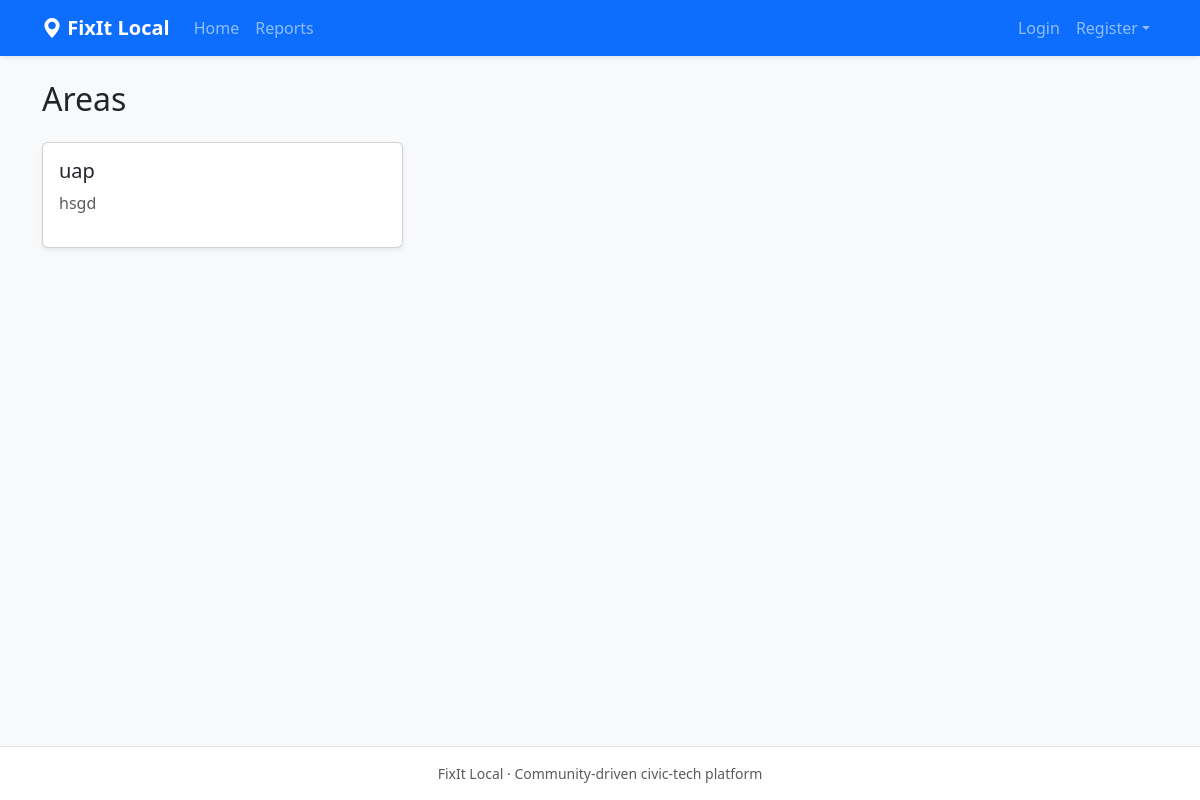
The page /areas/ on the database as committed earlier.
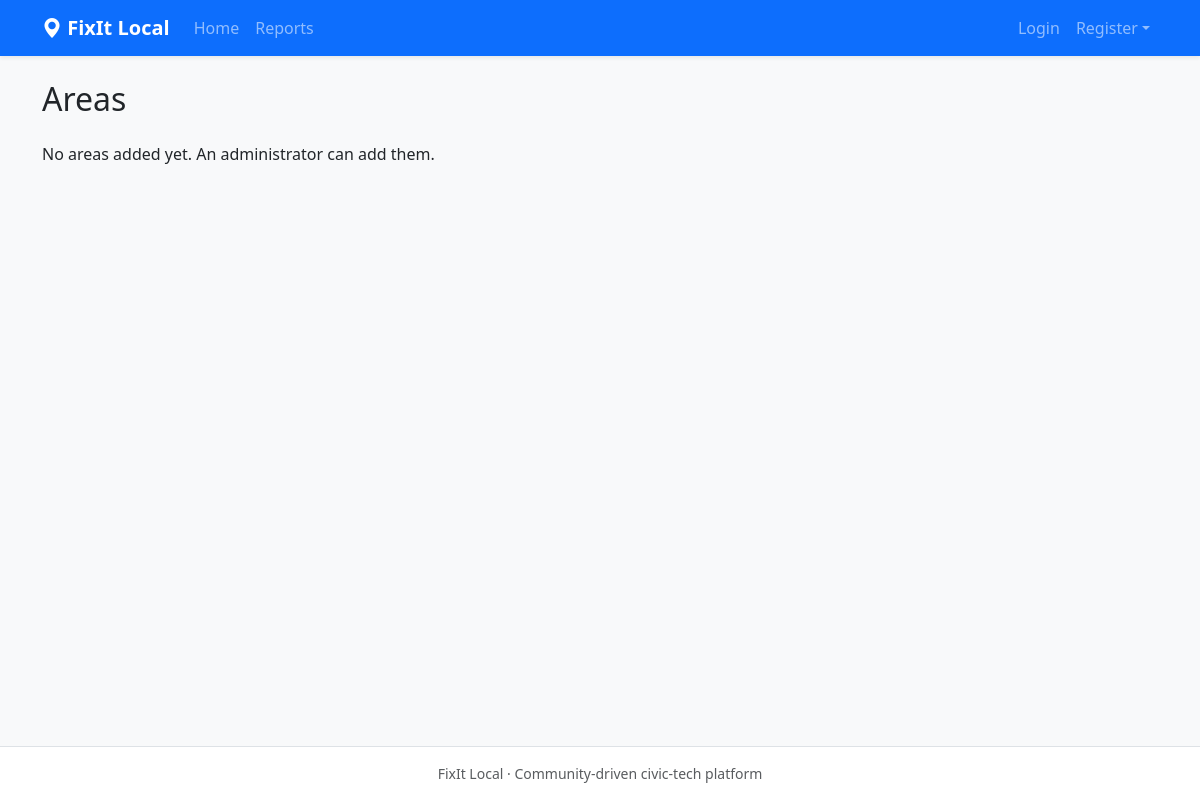
The same page on the database as committed later.
### core/models.py (models this page shows, shortened)
class Area(models.Model):
    name = models.CharField(max_length=100, unique=True)
    description = models.TextField(blank=True)
    center_lat = models.DecimalField(max_digits=9, decimal_places=6, null=True, blank=True)
    center_lng = models.DecimalField(max_digits=9, decimal_places=6, null=True, blank=True)
    class Meta:
        ordering = ['name']

### core/views.py (the view)
# urls.py: path('areas/', views.AreaListView.as_view(), name='areas'),
class AreaListView(ListView):
    model = Area
    template_name = 'core/areas.html'
    context_object_name = 'areas'
    paginate_by = 12

### core/templates/core/areas.html (shortened to what this page needs)
{% extends "base.html" %}
{% block content %}
<h1 class="h2 mb-4">Areas</h1><div class="row g-3">
{% for area in areas %}<div class="col-md-6 col-lg-4"><div class="card h-100 shadow-sm"><div class="card-body"><h2 class="h5">{{ area.name }}</h2><p class="text-muted">{{ area.description|default:'Community area' }}</p></div></div></div>
{% empty %}<p>No areas added yet. An administrator can add them.</p>{% endfor %}
</div>
{% endblock %}

Rows that differ between the two databases and show on the page:
removed Area: name "uap", description "hsgd"
Other text that changed with them:
text now shown: "No areas added yet. An administrator can add them."
